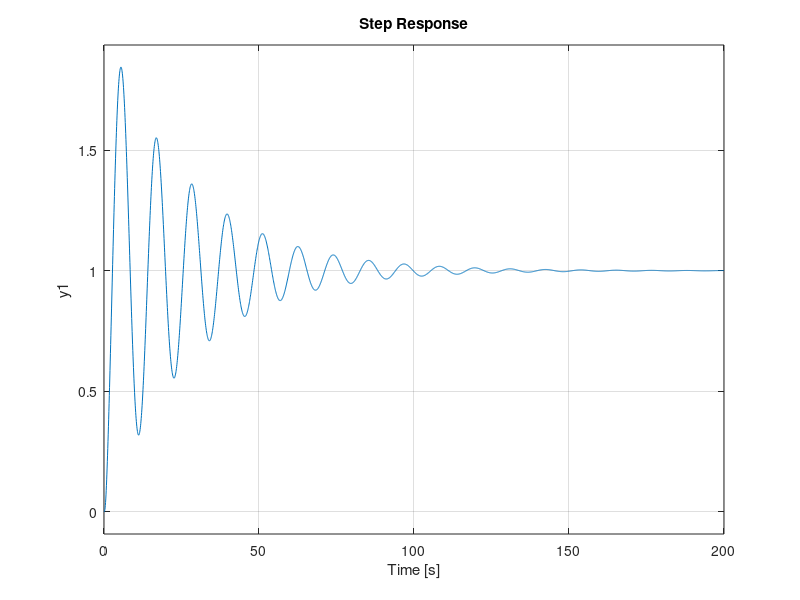

MATLAB code for this plot:
clear
close all
clc

%%

m=0.01;
g=9.81;
k=1;
J=100.0;
mu=0.05;
mu_min=0.2;

s = tf('s')

numG=[m*g*k];
denG=[J*m,J*mu,J*mu_min,0,0];

G=tf(numG,denG)

%%
%controller
Kp=60;
Kd=30.0;
% Ki=0.02;
%P control
%CC=tf([Kp],[1]);
% PD control
% CC=tf([Kd,Kp],[1])
CC = Kd*s+Kp

%PI control
%CC=tf([Kp,Ki],[1,0]);
%PID control
% CC=tf([Kd,Kp,Ki],[1,0]);

T=feedback(CC*G,1);
pole(T)
zero(T)
step(T)





